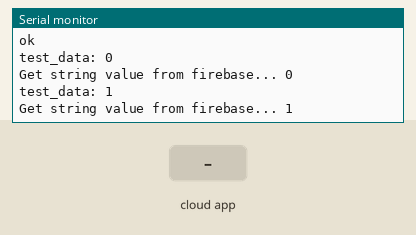
This sketch was run on a simulated ESP8266 (NodeMCU). Shown: the last lines printed to the serial monitor. Inputs (shaded band) come from the test bench. WiFi joins after 1.5 s; servers stay silent unless stated; the Firebase database answers and starts empty.

Above: at 2.7 s.
2.8 s: the phone or cloud app sets TD to token
At 3.9 s:
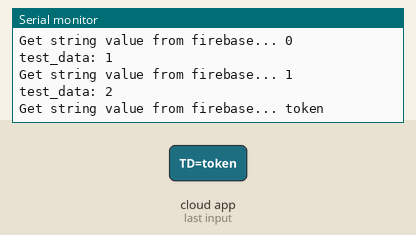
4.9 s: the phone or cloud app sets TD to not
At 5.5 s:
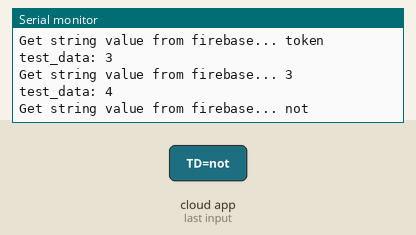
6.5 s: the phone or cloud app sets TD to ready
At 7.0 s:
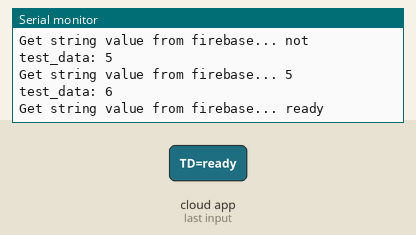
8.1 s: the phone or cloud app sets TD to expired
At 8.7 s:
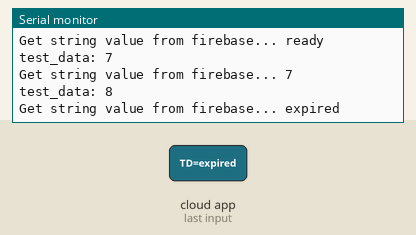

Measured:
- after the input at 2.8 s, the serial monitor: prints a new line after 0.60 s (image 1)
- after the input at 4.9 s, the serial monitor: prints a new line after 0.11 s (image 2)
- after the input at 6.5 s, the serial monitor: prints a new line after 0.11 s (image 3)
- after the input at 8.1 s, the serial monitor: prints a new line after 0.11 s (image 4)

The sketch:

wifi_reconfigure_and_reset.ino
```cpp
#include <Arduino.h>
#include <ESP8266WiFi.h>
//#include <Firebase_ESP_Client.h>
#include <FirebaseESP8266.h>


//Provide the token generation process info.
#include "addons/TokenHelper.h"
//Provide the RTDB payload printing info and other helper functions.
#include "addons/RTDBHelper.h"

// Insert your network credentials
//#define WIFI_SSID "Jio-Yesh"
//#define WIFI_PASSWORD "Hanu@123"

// Insert Firebase project API Key
#define API_KEY "AIzaSyAFKTHx10wCs8Lm2MSISzZjmFCuJJe98aw"//sdyxRvAD0Lj7CFn4HQtPfwJucpz10x9GvZBFy3GE

// Insert RTDB URLefine the RTDB URL */
#define DATABASE_URL "https://water-level-controller-257a1-default-rtdb.firebaseio.com"

//Define Firebase Data object
FirebaseData fbdo;

FirebaseAuth auth;
FirebaseConfig config;

bool signupOK = false;

unsigned long previousMillis = 0;
unsigned long interval = 10000;//10sec

unsigned long previousMillis_error = 0;
unsigned long interval_error = 10000; // 30 sec

int test_data = 0;

String WIFI_SSID = "Jio-Yesh";
String WIFI_PASSWORD = "Hanu@123";

void firebase_Error_check(String S)
{
  unsigned long currentMillis_error = millis();
  //String S_compare = "token is not ready (revoked or expired)";
  Serial.print("S_error =");
  Serial.println(S);
    // substring(index) looks for the substring from the index position to the end:
  // you can also look for a substring in the middle of a string:
    if (currentMillis_error - previousMillis_error >=interval_error)
    {
      Serial.print(millis());
      Serial.println("Encountered firebase error restarting....");
      //firebase_init();
      //if(firebase_init_counter > max_init_per_start)
      if ((S.substring(0, 5) == "token") && (S.substring(9, 12) == "not")&&(S.substring(13, 18) == "ready")&&(S.substring(31,38) == "expired"))
      {
        Serial.println("Restart ESP");
        ESP.restart();
      }
      previousMillis_error = currentMillis_error;
    }
}
void init_wifi()
{
  WiFi.begin(WIFI_SSID, WIFI_PASSWORD);
  Serial.print("Connecting to Wi-Fi");
  while (WiFi.status() != WL_CONNECTED){
    Serial.print(".");
    delay(300);
  }
  Serial.println();
  Serial.print("Connected with IP: ");
  Serial.println(WiFi.localIP());
  Serial.println();

  WiFi.setAutoReconnect(true);
  WiFi.persistent(true);
}

void setup()
{
  Serial.begin(115200);

  init_wifi();
  /* Assign the api key (required) */
  config.api_key = API_KEY;

  /* Assign the RTDB URL (required) */
  config.database_url = DATABASE_URL;

  /* Sign up */
  if (Firebase.signUp(&config, &auth, "", "")){
    Serial.println("ok");
    signupOK = true;
  }
  else{
    Serial.printf("%s\n", config.signer.signupError.message.c_str());
  }

  /* Assign the callback function for the long running token generation task */
  config.token_status_callback = tokenStatusCallback; //see addons/TokenHelper.h

  Firebase.begin(&config, &auth);
  Firebase.reconnectWiFi(true);
}

void loop()
{
  unsigned long currentMillis = millis();
  String S_error = "";
  // upload to cloud
  if (Firebase.ready() && signupOK )
    {
      if (Firebase.setString(fbdo, "IOT_Control_4Load_mod/TD",test_data))
      {
        Serial.print("test_data: ");
        Serial.println(test_data);
      }
      else
      {
        Serial.println(S_error = fbdo.errorReason());
        firebase_Error_check(S_error);
      }
    }
    test_data++;
  Serial.printf("Get string value from firebase... %s\n", Firebase.getString(fbdo, "IOT_Control_4Load_mod/TD") ? fbdo.to<const char *>() : fbdo.errorReason().c_str());
  // if WiFi is down, try reconnecting
  if ((WiFi.status() != WL_CONNECTED) && (currentMillis - previousMillis >=interval))
  {
    Serial.print(millis());
    Serial.println("Reconnecting to WiFi...");
    WiFi.disconnect();
    init_wifi();
    previousMillis = currentMillis;
  }
  delay(500);
}
/*****************************************************************************************************************************************************/
```
